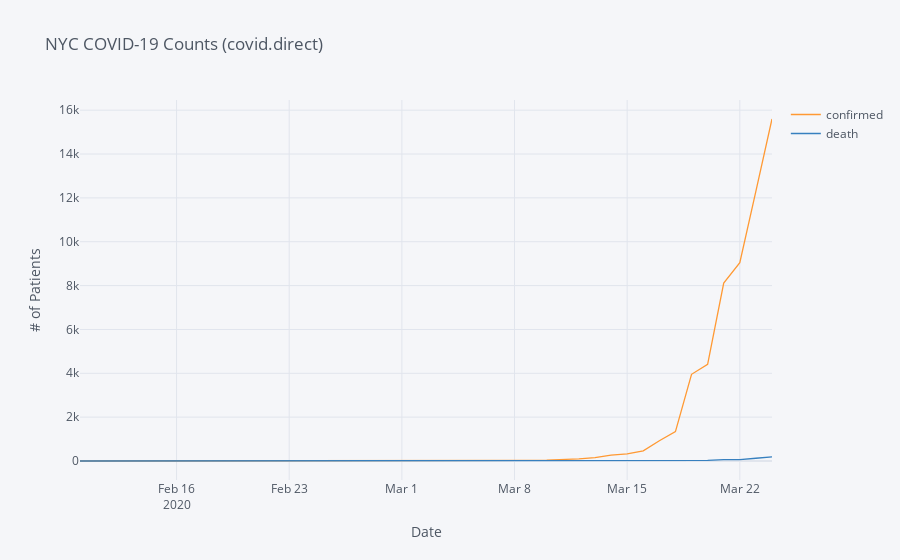
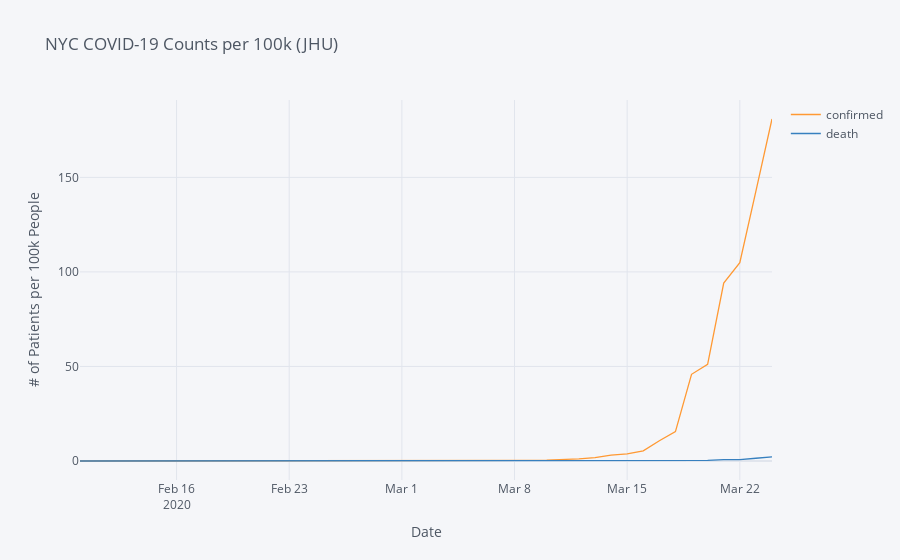

The notebook cell these images were saved under, in order:
### Markdown cell above
## Extract data from covid.direct
https://covid-19.direct/county/NY/New%20York%20City

### Code cell
nyc_pop = 8623000
raw_data = pd.read_json("covid_direct_3-25-20.json")
clean_nyc_data = raw_data[["confirmed", "death", "fulldate", "newcase"]]
clean_nyc_data.dropna(inplace=True)
clean_nyc_data["fulldate"] = pd.to_datetime(clean_nyc_data["fulldate"])
clean_nyc_data.set_index("fulldate", inplace=True)
clean_nyc_data[["confirmed", "death"]].iplot(xTitle="Date", yTitle="# of Patients", title="NYC COVID-19 Counts (covid.direct)")
(clean_nyc_data[["confirmed", "death"]]*100000/nyc_pop).iplot(xTitle="Date", yTitle="# of Patients per 100k People", title="NYC COVID-19 Counts per 100k (JHU)")
clean_nyc_data

### Figure 1 — Plotly figure (JSON) as saved in the notebook; plotly's stock layout.template omitted (floating-point values rounded to 4 significant figures)
{"data": [{"line": {"color": "rgba(255, 153, 51, 1.0)", "dash": "solid", "shape": "linear", "width": 1.3}, "mode": "lines", "name": "confirmed", "text": "", "type": "scatter", "x": ["2020-02-10", "2020-02-11", "2020-02-12", "2020-02-13", "2020-02-14", "2020-02-15", "2020-02-16", "2020-02-17", "2020-02-18", "2020-02-19", "2020-02-20", "2020-02-21", "2020-02-22", "2020-02-23", "2020-02-24", "2020-02-25", "2020-02-26", "2020-02-27", "2020-02-28", "2020-02-29", "2020-03-01", "2020-03-02", "2020-03-03", "2020-03-04", "2020-03-05", "2020-03-06", "2020-03-07", "2020-03-08", "2020-03-09", "2020-03-10", "2020-03-11", "2020-03-12", "2020-03-13", "2020-03-14", "2020-03-15", "2020-03-16", "2020-03-17", "2020-03-18", "2020-03-19", "2020-03-20", "2020-03-21", "2020-03-22", "2020-03-23", "2020-03-24"], "y": [0, 0, 0, 0, 0, 0, 0, 0, 0, 0, 0, 0, 0, 0, 0, 0, 0, 0, 0, 0, 0, 1, 1, 1, 4, 16, 11, 12, 25, 36, 62, 95, 154, 269, 329, 463, 923, 1339, 3954, 4408, 8115, 9045, 12305, 15597]}, {"line": {"color": "rgba(55, 128, 191, 1.0)", "dash": "solid", "shape": "linear", "width": 1.3}, "mode": "lines", "name": "death", "text": "", "type": "scatter", "x": ["2020-02-10", "2020-02-11", "2020-02-12", "2020-02-13", "2020-02-14", "2020-02-15", "2020-02-16", "2020-02-17", "2020-02-18", "2020-02-19", "2020-02-20", "2020-02-21", "2020-02-22", "2020-02-23", "2020-02-24", "2020-02-25", "2020-02-26", "2020-02-27", "2020-02-28", "2020-02-29", "2020-03-01", "2020-03-02", "2020-03-03", "2020-03-04", "2020-03-05", "2020-03-06", "2020-03-07", "2020-03-08", "2020-03-09", "2020-03-10", "2020-03-11", "2020-03-12", "2020-03-13", "2020-03-14", "2020-03-15", "2020-03-16", "2020-03-17", "2020-03-18", "2020-03-19", "2020-03-20", "2020-03-21", "2020-03-22", "2020-03-23", "2020-03-24"], "y": [0, 0, 0, 0, 0, 0, 0, 0, 0, 0, 0, 0, 0, 0, 0, 0, 0, 0, 0, 0, 0, 0, 0, 0, 0, 0, 0, 0, 0, 0, 0, 0, 0, 1, 5, 7, 10, 10, 26, 26, 60, 60, 125, 192]}], "layout": {"legend": {"bgcolor": "#F5F6F9", "font": {"color": "#4D5663"}}, "paper_bgcolor": "#F5F6F9", "plot_bgcolor": "#F5F6F9", "title": {"font": {"color": "#4D5663"}, "text": "NYC COVID-19 Counts (covid.direct)"}, "xaxis": {"gridcolor": "#E1E5ED", "showgrid": true, "tickfont": {"color": "#4D5663"}, "title": {"font": {"color": "#4D5663"}, "text": "Date"}, "zerolinecolor": "#E1E5ED"}, "yaxis": {"gridcolor": "#E1E5ED", "showgrid": true, "tickfont": {"color": "#4D5663"}, "title": {"font": {"color": "#4D5663"}, "text": "# of Patients"}, "zerolinecolor": "#E1E5ED"}}}

### Figure 2 — Plotly figure (JSON) as saved in the notebook; plotly's stock layout.template omitted (floating-point values rounded to 4 significant figures)
{"data": [{"line": {"color": "rgba(255, 153, 51, 1.0)", "dash": "solid", "shape": "linear", "width": 1.3}, "mode": "lines", "name": "confirmed", "text": "", "type": "scatter", "x": ["2020-02-10", "2020-02-11", "2020-02-12", "2020-02-13", "2020-02-14", "2020-02-15", "2020-02-16", "2020-02-17", "2020-02-18", "2020-02-19", "2020-02-20", "2020-02-21", "2020-02-22", "2020-02-23", "2020-02-24", "2020-02-25", "2020-02-26", "2020-02-27", "2020-02-28", "2020-02-29", "2020-03-01", "2020-03-02", "2020-03-03", "2020-03-04", "2020-03-05", "2020-03-06", "2020-03-07", "2020-03-08", "2020-03-09", "2020-03-10", "2020-03-11", "2020-03-12", "2020-03-13", "2020-03-14", "2020-03-15", "2020-03-16", "2020-03-17", "2020-03-18", "2020-03-19", "2020-03-20", "2020-03-21", "2020-03-22", "2020-03-23", "2020-03-24"], "y": [0, 0, 0, 0, 0, 0, 0, 0, 0, 0, 0, 0, 0, 0, 0, 0, 0, 0, 0, 0, 0, 0.0116, 0.0116, 0.0116, 0.04639, 0.1856, 0.1276, 0.1392, 0.2899, 0.4175, 0.719, 1.102, 1.786, 3.12, 3.815, 5.369, 10.7, 15.53, 45.85, 51.12, 94.11, 104.9, 142.7, 180.9]}, {"line": {"color": "rgba(55, 128, 191, 1.0)", "dash": "solid", "shape": "linear", "width": 1.3}, "mode": "lines", "name": "death", "text": "", "type": "scatter", "x": ["2020-02-10", "2020-02-11", "2020-02-12", "2020-02-13", "2020-02-14", "2020-02-15", "2020-02-16", "2020-02-17", "2020-02-18", "2020-02-19", "2020-02-20", "2020-02-21", "2020-02-22", "2020-02-23", "2020-02-24", "2020-02-25", "2020-02-26", "2020-02-27", "2020-02-28", "2020-02-29", "2020-03-01", "2020-03-02", "2020-03-03", "2020-03-04", "2020-03-05", "2020-03-06", "2020-03-07", "2020-03-08", "2020-03-09", "2020-03-10", "2020-03-11", "2020-03-12", "2020-03-13", "2020-03-14", "2020-03-15", "2020-03-16", "2020-03-17", "2020-03-18", "2020-03-19", "2020-03-20", "2020-03-21", "2020-03-22", "2020-03-23", "2020-03-24"], "y": [0, 0, 0, 0, 0, 0, 0, 0, 0, 0, 0, 0, 0, 0, 0, 0, 0, 0, 0, 0, 0, 0, 0, 0, 0, 0, 0, 0, 0, 0, 0, 0, 0, 0.0116, 0.05798, 0.08118, 0.116, 0.116, 0.3015, 0.3015, 0.6958, 0.6958, 1.45, 2.227]}], "layout": {"legend": {"bgcolor": "#F5F6F9", "font": {"color": "#4D5663"}}, "paper_bgcolor": "#F5F6F9", "plot_bgcolor": "#F5F6F9", "title": {"font": {"color": "#4D5663"}, "text": "NYC COVID-19 Counts per 100k (JHU)"}, "xaxis": {"gridcolor": "#E1E5ED", "showgrid": true, "tickfont": {"color": "#4D5663"}, "title": {"font": {"color": "#4D5663"}, "text": "Date"}, "zerolinecolor": "#E1E5ED"}, "yaxis": {"gridcolor": "#E1E5ED", "showgrid": true, "tickfont": {"color": "#4D5663"}, "title": {"font": {"color": "#4D5663"}, "text": "# of Patients per 100k People"}, "zerolinecolor": "#E1E5ED"}}}
